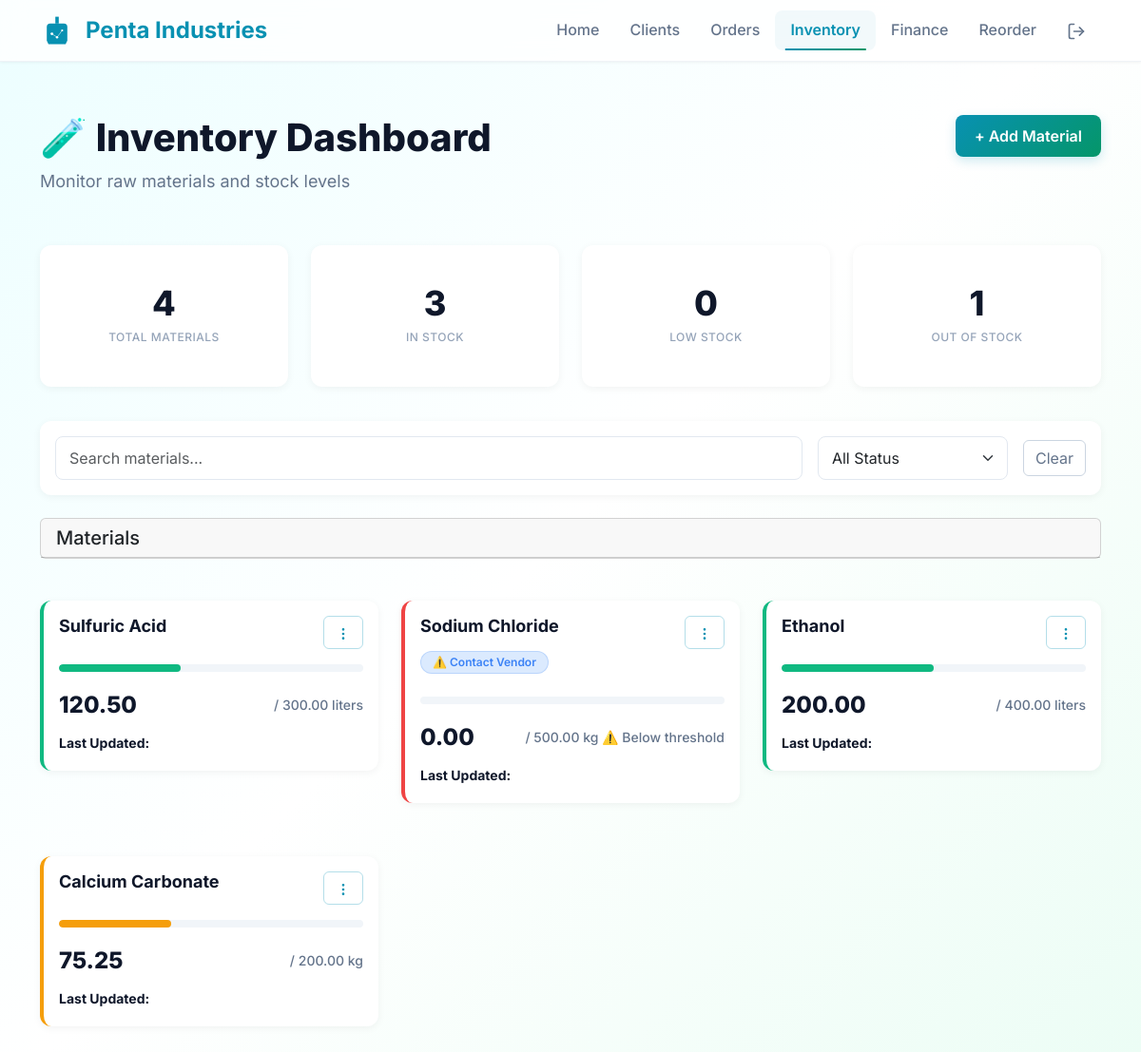
Screenshot of /inventory/ (signed in) with the database file from the repository.
### core/models.py (models this page shows, shortened)
class Material(models.Model):
    name = models.CharField(max_length=200)
    description = models.TextField(blank=True)
    reorder_level = models.DecimalField(max_digits=10, decimal_places=2, default=50.00)
    quantity = models.DecimalField(max_digits=10, decimal_places=2)
    unit = models.CharField(max_length=20, default='kg')
    max_quantity = models.DecimalField(max_digits=10, decimal_places=2, default=1000.00)
    threshold = models.DecimalField(max_digits=10, decimal_places=2, default=100.00)
    vendors = models.ManyToManyField('Vendor', related_name='materials', blank=True)
    last_updated = models.DateField(auto_now=True)  # ← Use DateField, not DateTimeField
    created_at = models.DateField(auto_now_add=True)  # ← Use DateField, not DateTimeField

### core/views.py (the view, shortened to what this page needs)
# urls.py: path('inventory/', views.inventory_dashboard, name='inventory_dashboard'),
@login_required
def inventory_dashboard(request):
    materials = Material.objects.all()
    search_query = request.GET.get('search')
    status_filter = request.GET.get('status')
    if search_query:
        materials = materials.filter(name__icontains=search_query)
    if status_filter == 'out_of_stock':
        materials = materials.filter(quantity=0)
    elif status_filter == 'low_stock':
        materials = materials.filter(quantity__gt=0, quantity__lt=F('threshold'))
    elif status_filter == 'in_stock':
        materials = materials.filter(quantity__gt=0)
    all_materials = Material.objects.all()
    total_materials = all_materials.count()
    out_of_stock = all_materials.filter(quantity=0).count()
    in_stock = all_materials.filter(quantity__gt=0).count()
    low_stock = all_materials.filter(quantity__gt=0, quantity__lt=F('threshold')).count()
    for mat in materials:
        q = mat.quantity
        t = mat.threshold
        if q <= 0:
            mat.status = 'danger'
        elif q <= t:
            mat.status = 'danger'  # or 'warning' if you prefer
        elif q < t * Decimal('1.5'):
            mat.status = 'warning'
        else:
            mat.status = 'fill'
        max_q = max(mat.max_quantity, Decimal('1'))
        mat.bar_width = min(100, int((q / max_q) * 100))
        mat.bar_class = mat.status
        mat.show_warning = q < t
    context = {
        'materials': materials,
        'total_materials': total_materials,
        'in_stock': in_stock,
        'low_stock': low_stock,
        'out_of_stock': out_of_stock,
    }
    return render(request, 'inventory.html', context)

### templates/inventory.html (shortened to what this page needs)
{% load static %}
{% load math_extras %}
<!DOCTYPE html>
<html lang="en">
<head>
  <link href="https://cdn.jsdelivr.net/npm/bootstrap@5.3.2/dist/css/bootstrap.min.css" rel="stylesheet">
  <link href="{% static 'css/inventory-dashboard.css' %}" rel="stylesheet">
</head>
<body>
  <nav class="navbar navbar-expand-lg navbar-light bg-white">
    <div class="container">
      <a class="navbar-brand d-flex align-items-center text-decoration-none" href="/">
        <span class="fw-bold">Penta Industries</span>
      </a>
      <div class="collapse navbar-collapse" id="navbarNav">
        <ul class="navbar-nav ms-auto">
          <li class="nav-item">
            <a class="nav-link" href="/">Home</a>
          </li>
          <li class="nav-item">
            <a class="nav-link" href="/client/">Clients</a>
          </li>
          <li class="nav-item">
            <a class="nav-link" href="/order/">Orders</a>
          </li>
          <li class="nav-item">
            <a class="nav-link active" href="/inventory/">Inventory</a>
          </li>
          <li class="nav-item">
            <a class="nav-link" href="/finance/">Finance</a>
          </li>
          <li class="nav-item">
            <a class="nav-link" href="/reorder/">Reorder</a>
          </li>
          <a class="nav-link" href="{% url 'logout' %}" title="Logout">
</a>
        </ul>
      </div>
    </div>
  </nav>
  <div class="container mt-4">
    <div class="d-flex justify-content-between align-items-start mb-4">
      <div>
        <h1 class="display-5 fw-bold">🧪 Inventory Dashboard</h1>
        <p class="text-muted mb-0">Monitor raw materials and stock levels</p>
      </div>
      <button type="button" class="btn btn-primary" data-bs-toggle="modal" data-bs-target="#addMaterialModal">
        + Add Material
      </button>
    </div>
    <div class="row g-3 mb-4">
      <div class="col-md-3">
        <div class="card stat-card border-top border-4 border-primary">
          <div class="card-body text-center">
            <h2 class="mb-0">{{ total_materials }}</h2>
            <small class="text-muted">Total Materials</small>
          </div>
        </div>
      </div>
      <div class="col-md-3">
        <div class="card stat-card border-top border-4 border-success">
          <div class="card-body text-center">
            <h2 class="mb-0">{{ in_stock }}</h2>
            <small class="text-muted">In Stock</small>
          </div>
        </div>
      </div>
      <div class="col-md-3">
        <div class="card stat-card border-top border-4 border-warning">
          <div class="card-body text-center">
            <h2 class="mb-0">{{ low_stock }}</h2>
            <small class="text-muted">Low Stock</small>
          </div>
        </div>
      </div>
      <div class="col-md-3">
        <div class="card stat-card border-top border-4 border-danger">
          <div class="card-body text-center">
            <h2 class="mb-0">{{ out_of_stock }}</h2>
            <small class="text-muted">Out of Stock</small>
          </div>
        </div>
      </div>
    </div>
    <div class="card mb-4 p-3">
      <form method="get" class="d-flex gap-3 align-items-center">
        <input type="text" name="search" class="form-control" placeholder="Search materials..."
          value="{{ request.GET.search }}">
        <select name="status" class="form-select" style="max-width: 200px;" onchange="this.form.submit()">
          <option value="" {% if not request.GET.status %}selected{% endif %}>All Status</option>
        </select>
        <a href="{% url 'inventory_dashboard' %}" class="btn btn-outline-secondary">Clear</a>
      </form>
    </div>
    <div class="card mb-3">
      <div class="card-header d-flex justify-content-between align-items-center">
        <h5 class="mb-0">Materials</h5>
      </div>
    </div>
    <div class="row g-3">
      {% for material in materials %}
      <div class="col-md-4">
        <div class="card inventory-card {{ material.status }}">
          <div class="card-body">
            <div class="d-flex justify-content-between align-items-start mb-3">
              <h6 class="material-name">
                {{ material.name }}
                {% if material.quantity < material.threshold %} <span class="contact-vendor">
                  ⚠️ Contact Vendor
                  </span>
                  {% endif %}
              </h6>
              <div class="dropdown">
                <button class="btn btn-sm btn-outline-primary" type="button" data-bs-toggle="dropdown"
                  aria-expanded="false">
                  <svg width="16" height="16" viewBox="0 0 24 24" fill="none" stroke="currentColor" stroke-width="2"
                    stroke-linecap="round">
                    <circle cx="12" cy="12" r="1" />
                    <circle cx="12" cy="5" r="1" />
                    <circle cx="12" cy="19" r="1" />
                  </svg>
                </button>
              </div>
            </div>
            <div class="quantity-bar-container">
              <div class="quantity-bar {{ material.bar_class }}" style="width: {{ material.bar_width }}%;">
              </div>
            </div>
            <div class="quantity-info mt-3">
              <span class="quantity-value">{{ material.quantity }}</span>
              <span class="quantity-threshold">
                / {{ material.max_quantity }} {{ material.unit }}
                {% if material.show_warning %}
                <span class="badge-warning">⚠️ Below threshold</span>
                {% endif %}
              </span>
            </div>
            <div class="mt-2">
              <small class="text-muted">
                <strong>Last Updated:</strong> {{ material.last_updated|date:"M d, Y" }}
              </small>
            </div>
          </div>
        </div>
      </div>
      {% endfor %}
    </div>
  </div>
</body>
</html>

### rows the page displays
Material: name "Sulfuric Acid", {{ material.bar_width }} 40 (drawn), quantity "120.50", max_quantity "300.00", unit "liters"
Material: name "Sodium Chloride", threshold "⚠️ Contact Vendor", quantity "0.00", max_quantity "500.00", unit "kg", shows "⚠️ Below threshold"
Material: name "Ethanol", {{ material.bar_width }} 50 (drawn), quantity "200.00", max_quantity "400.00", unit "liters"
Material: name "Calcium Carbonate", {{ material.bar_width }} 37 (drawn), quantity "75.25", max_quantity "200.00", unit "kg"

### other values shown
{{ total_materials }} "4"
{{ in_stock }} "3"
{{ low_stock }} "0"
{{ out_of_stock }} "1"
